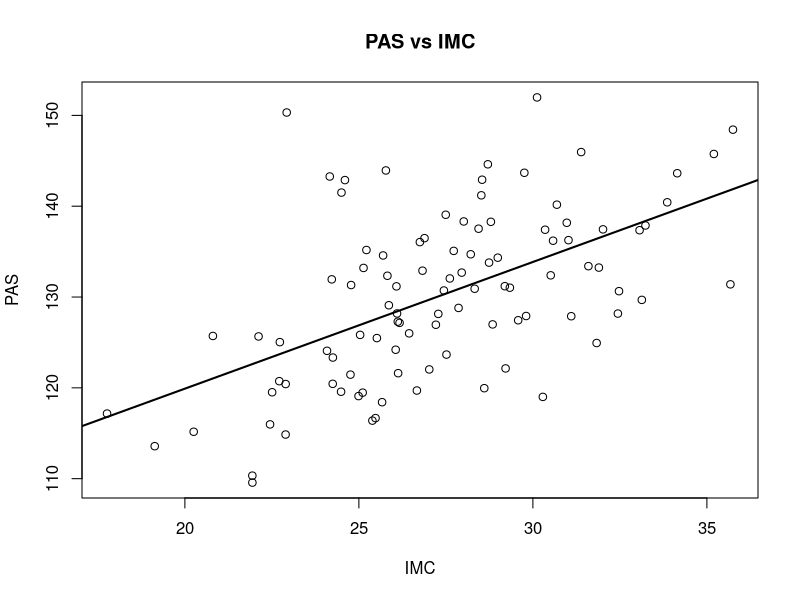
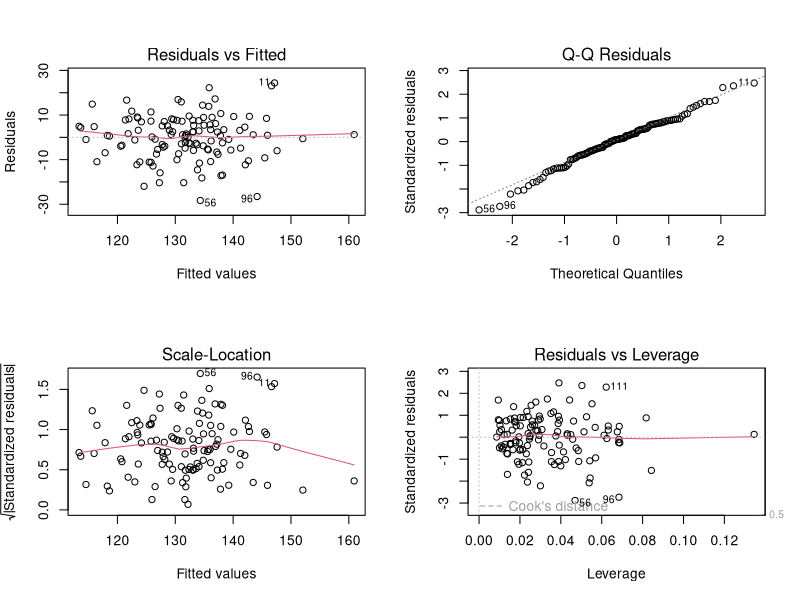
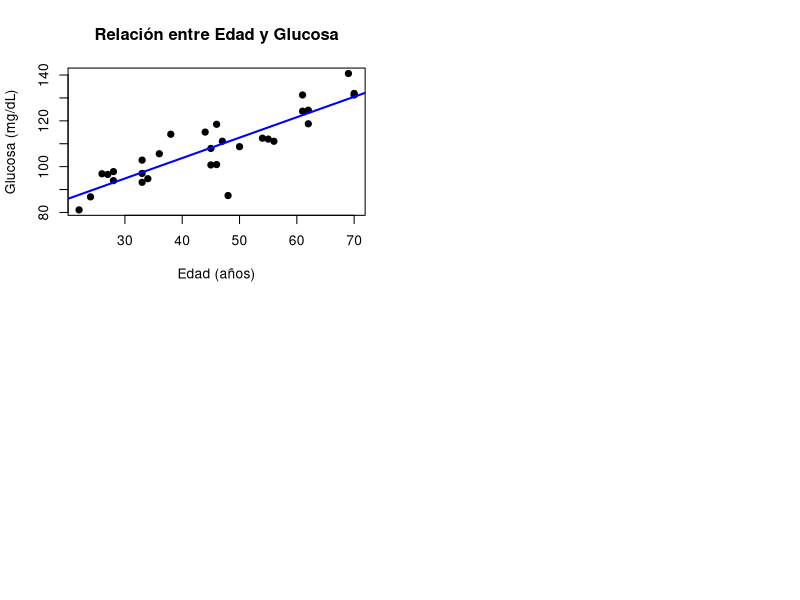
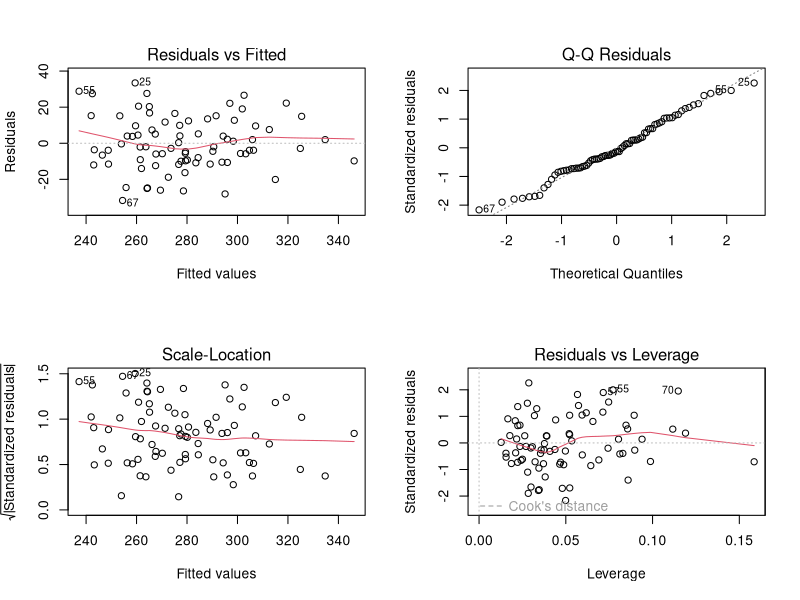
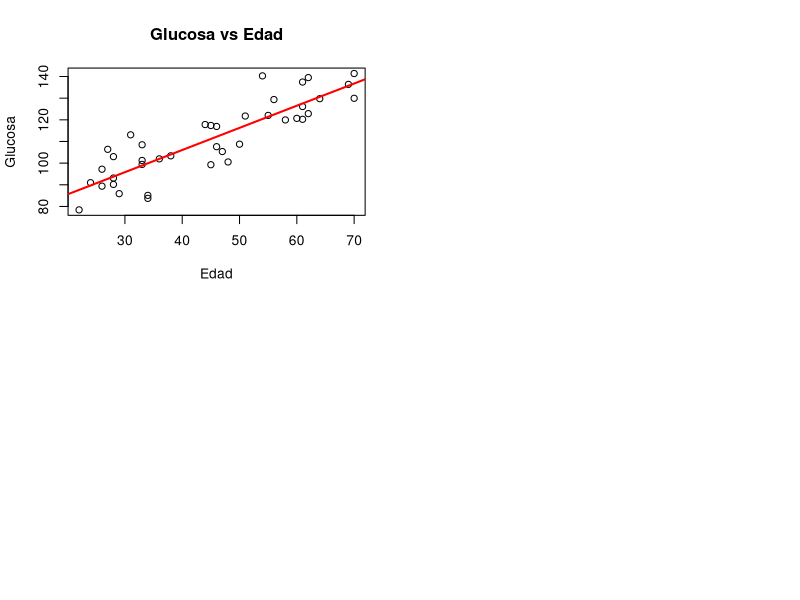
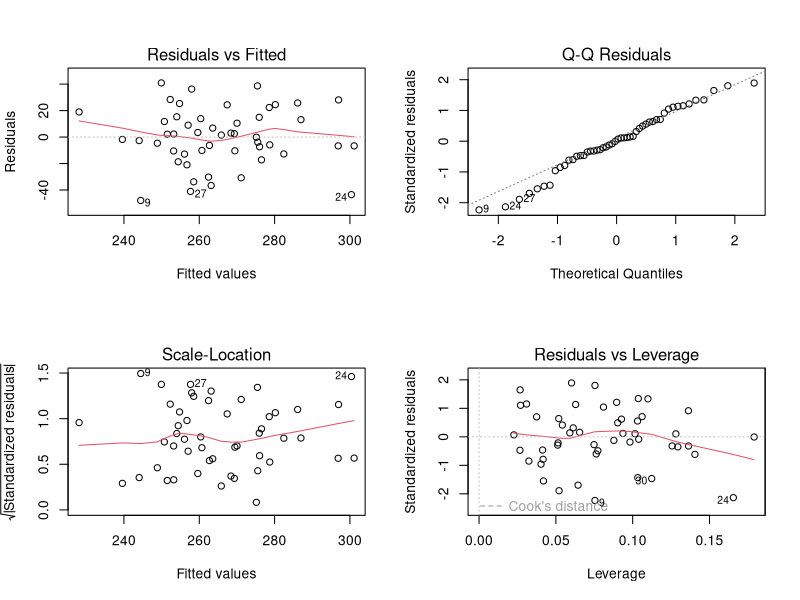

Here is the R script that generated these plots, in order:
## ---- chunk 1
set.seed(123)
n <- 100
IMC <- rnorm(n, 27, 4)
PAS <- 90 + 1.5*IMC + rnorm(n, 0, 8)

datos <- data.frame(IMC, PAS)
head(datos)
## ---- chunk 2
modelo_uni <- lm(PAS ~ IMC, data = datos)
summary(modelo_uni)

plot(datos$IMC, datos$PAS, main="PAS vs IMC", xlab="IMC", ylab="PAS")
abline(modelo_uni, lwd=2)
## ---- chunk 3
set.seed(123)
n <- 120

IMC <- rnorm(n, 27, 4)
Edad <- rnorm(n, 45, 10)
Actividad <- rnorm(n, 3, 1)
PAS <- 80 + 1.2*IMC + 0.6*Edad - 2.5*Actividad + rnorm(n, 0, 10)

datos2 <- data.frame(IMC, Edad, Actividad, PAS)
head(datos2)
## ---- chunk 4
modelo_multi <- lm(PAS ~ IMC + Edad + Actividad, data = datos2)
summary(modelo_multi)


par(mfrow=c(2,2))
plot(modelo_multi)
## ---- chunk 5
set.seed(123)
Edad <- sample(20:70, 30, replace=TRUE)
Glucosa <- 70 + 0.9*Edad + rnorm(30, 0, 8)
datos <- data.frame(Edad, Glucosa)
## ---- chunk 6
plot(Edad, Glucosa,
     main = "Relación entre Edad y Glucosa",
     xlab = "Edad (años)",
     ylab = "Glucosa (mg/dL)",
     pch = 19)

abline(lm(Glucosa ~ Edad), col="blue", lwd=2)
## ---- chunk 7
set.seed(123)

n <- 80
IMC <- rnorm(n, 27, 4)
Edad <- rnorm(n, 45, 10)
Grasas <- rnorm(n, 60, 15)

Colesterol <- 95 + 2.1*IMC + 0.85*Edad + 1.45*Grasas + rnorm(n, 0, 15)

datos <- data.frame(IMC, Edad, Grasas, Colesterol)

head(datos)
## ---- chunk 8
modelo <- lm(Colesterol ~ IMC + Edad + Grasas, data = datos)
summary(modelo)

summary(modelo)$coefficients

par(mfrow=c(2,2))
plot(modelo)

## ---- chunk 9
set.seed(123)
n <- 40
Edad <- sample(20:70, n, replace = TRUE)
Glucosa <- 70 + 0.9*Edad + rnorm(n, 0, 10)

datos1 <- data.frame(Edad, Glucosa)
head(datos1)
## ---- chunk 10

modelo1 <- lm(Glucosa ~ Edad, data = datos1)
summary(modelo1)


plot(datos1$Edad, datos1$Glucosa,
     main = "Glucosa vs Edad",
     xlab = "Edad", ylab = "Glucosa")
abline(modelo1, col="red", lwd=2)
## ---- chunk 11
set.seed(123)
n <- 50

IMC <- rnorm(n, 27, 4)
Edad <- sample(20:75, n, replace = TRUE)
Grasas <- rnorm(n, 80, 20)

Colesterol <- 120 + 1.8*IMC + 0.5*Edad + 0.9*Grasas + rnorm(n, 0, 20)

datos2 <- data.frame(Colesterol, IMC, Edad, Grasas)
head(datos2)
## ---- chunk 12
modelo2 <- lm(Colesterol ~ IMC + Edad + Grasas, data = datos2)
summary(modelo2)


par(mfrow=c(2,2))
plot(modelo2)
par(mfrow=c(1,1))
